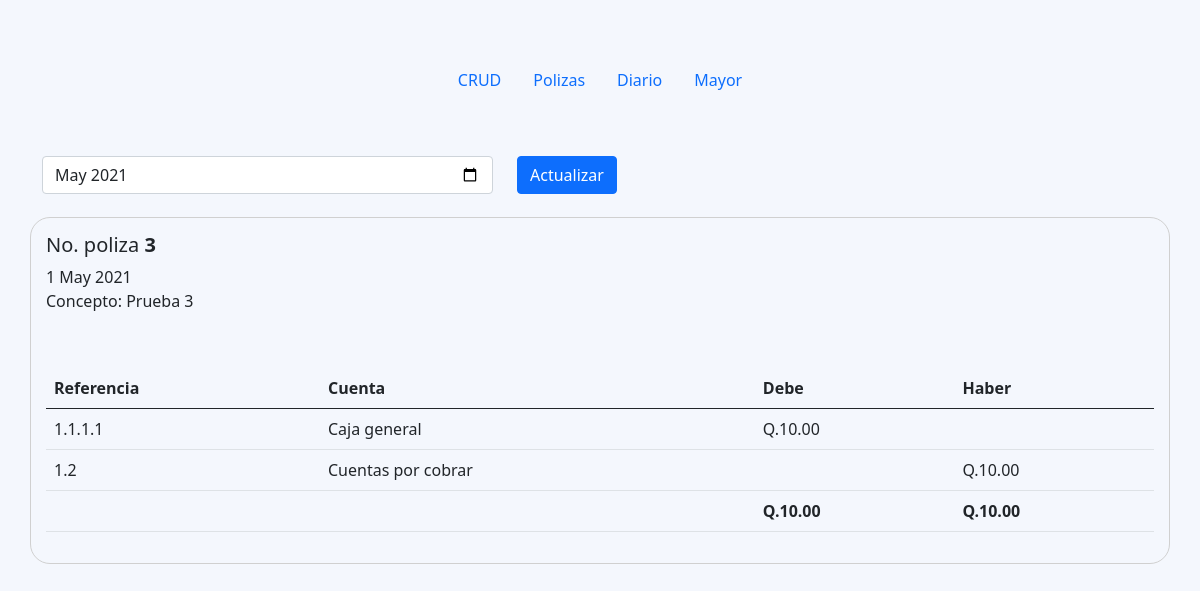
The page /diario.php?m=2021-05 on the database its author committed.
### tables this page shows
CREATE TABLE IF NOT EXISTS `poliza` (
  `id` bigint(20) UNSIGNED NOT NULL AUTO_INCREMENT,
  `no` int(11) DEFAULT NULL,
  `fecha` date DEFAULT NULL,
  `cuentaId` char(10) DEFAULT NULL,
  `DoH` char(1) DEFAULT NULL,
  `concepto` char(250) DEFAULT NULL,
  `saldo` double(15,2) DEFAULT NULL,
  `sumaDebe` double(15,2) DEFAULT NULL,
  `sumaHaber` double(15,2) DEFAULT NULL,
  PRIMARY KEY (`id`),
  UNIQUE KEY `id` (`id`)
);

CREATE TABLE IF NOT EXISTS `cuentas` (
  `id` bigint(20) UNSIGNED NOT NULL AUTO_INCREMENT,
  `referencia` char(10) DEFAULT NULL,
  `descripcion` char(50) DEFAULT NULL,
  PRIMARY KEY (`id`),
  UNIQUE KEY `id` (`id`)
);

### php/listaDiario.php (the view, shortened to what this page needs)
<?php
    include "php/conexionBD.php";
    $base = 0;
    $fecha = $_GET['m'];
    $splitFecha = explode("-", $fecha);
    $query = $mysqli->query("SELECT * FROM poliza WHERE YEAR(fecha) = $splitFecha[0] AND MONTH(fecha) = $splitFecha[1] ORDER BY no ASC");
    if(($query->num_rows) > 0)
    {
        while ($fila = $query->fetch_assoc()) {
            $no = $fila['no'];
            $fecha = $fila['fecha'];
            $cuentaId = $fila['cuentaId'];
            $DoH = $fila['DoH'];
            $concepto = $fila['concepto'];
            $saldo = $fila['saldo'];
            $sumaDebe = $fila['sumaDebe'];
            $sumaHaber = $fila['sumaHaber'];
            $fecha = date("j F Y", strtotime($fecha));
            $get = $mysqli->query("SELECT referencia, descripcion FROM cuentas WHERE id = $cuentaId");
            $resultado = $get->fetch_assoc();
            $referencia = $resultado['referencia'];
            $cuenta = $resultado['descripcion'];
            if($no != $base)
            {
                echo '<div class="row">
                            <div class="col-12 col-sm-12 col-md-12 col-lg-12 marco">
                                <h5>No. poliza <b>'.$no.'</b></h5>'.$fecha.'<p>Concepto: '.$concepto.'
                                <table class="table tabla">
                                    <thead>
                                        <tr>
                                        <th scope="col">Referencia</th>
                                        <th scope="col">Cuenta</th>
                                        <th scope="col">Debe</th>
                                        <th scope="col">Haber</th>
                                        </tr>
                                    </thead>
                                    <tbody>
                                    <tr>
                                        <td scope="row">'.$referencia.'</td>
                                        <td>'.$cuenta.'</td>';
                                        if((strcmp($DoH, 'D') == 0))
                                        {
                                            echo "<td>Q.".$saldo."</td>";
                                            echo "<td></td>";
                                        }
                                        else
                                        {
                                            echo "<td></td>";
                                            echo "<td>Q.".$saldo."</td>";
                                        }
                                    echo "</tr>";
                $base = $no;
                $sumaDebeAnterior = $sumaDebe;
                $sumaHaberAnterior = $sumaHaber;
            }
            else
            {
                echo '<tr>
                <td scope="row">'.$referencia.'</td>
                <td>'.$cuenta.'</td>';
                if((strcmp($DoH, 'D') == 0))
                {
                    echo "<td>Q.".$saldo."</td>";
                    echo "<td></td>";
                }
                else
                {
                    echo "<td></td>";
                    echo "<td>Q.".$saldo."</td>";
                }
            echo "</tr>";
            }
        }
        echo "
        <tr>
            <td></td>
            <td></td>
            <th>Q.".$sumaDebeAnterior."</th>
            <th>Q.".$sumaHaberAnterior."</th>
        </tr>
        </tbody>
        </table>
        </div>
    </div>";
    }
?>

### css/style.css (style rules this page uses)
body { background-color: #F4F7FD; }
.formulario, .add, .tabla, .cuadro, .guardar, .mes, .fechas { margin-top: 5%; }
.marco { margin-top: 2%; border: 1px solid #d0d0d0; border-radius: 20px; padding: 15px 15px; }

### rows shown on the page
poliza: no "3", fecha "1 May 2021", concepto "Prueba 3", cuentaId.referencia "1.1.1.1", cuentaId.descripcion "Caja general", saldo "10.00", sumaDebe "10.00", sumaHaber "10.00"
poliza: cuentaId.referencia "1.2", cuentaId.descripcion "Cuentas por cobrar", saldo "10.00"
